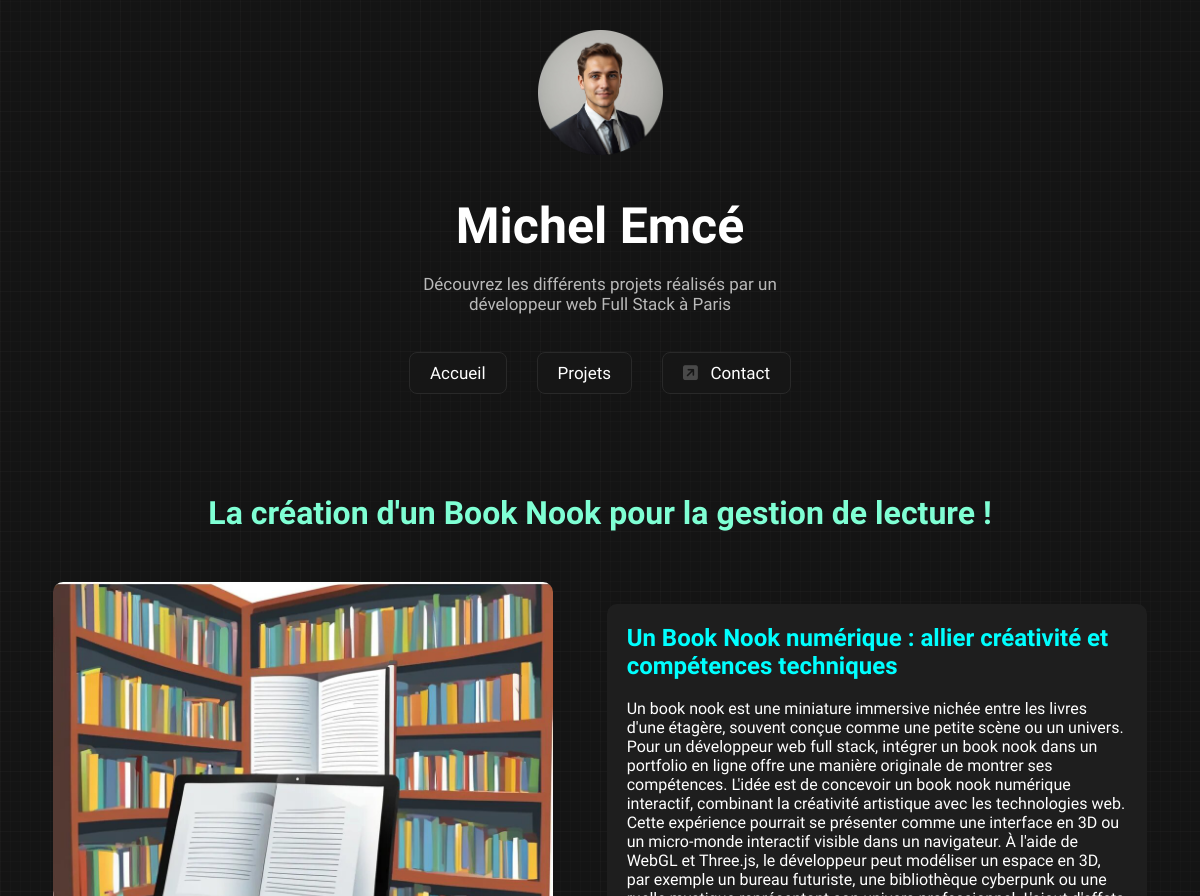
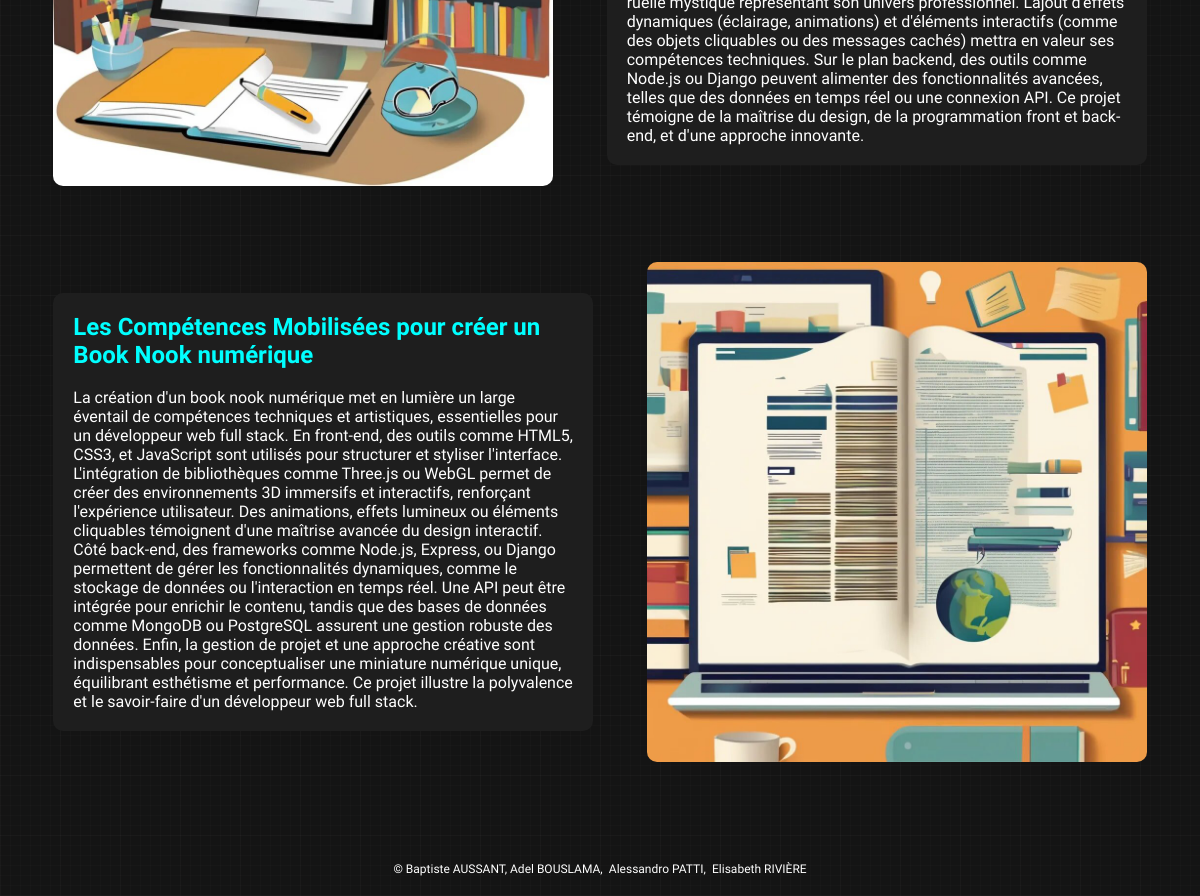
The app's page /projets.php?id=3 with its own data (2 pictures, top to bottom).
### tables this page shows
CREATE TABLE `projets` (
    `id` INT PRIMARY KEY AUTO_INCREMENT,
    `h1` TEXT,
    `img_1` TEXT,
    `h2_1` TEXT,
    `p_1` TEXT,
    `h2_2` TEXT,
    `p_2` TEXT,
    `img_2` TEXT
);

### variables.php (called while the page is built)
<?php
$projetsStatement = $mysqlClient->prepare('SELECT * FROM projets');
$projetsStatement->execute();
$projets = $projetsStatement->fetchAll();
?>

### fonction.php (called while the page is built, shortened)
<?php
if (isset($_GET['id'])) {
    $id = $_GET['id'];
}
?>

### projets.php (the view, shortened to what this page needs)
<?php
require_once(__DIR__ . '/databaseconnect.php');
require_once(__DIR__ . '/variables.php');
require_once(__DIR__ . '/fonction.php');
?>
<!DOCTYPE html>
<html lang="fr">
<head>
    <link rel="stylesheet" href="css/style.css">
    <link rel="stylesheet" href="css/descript-projets.css">
</head>
<body>
    <header>
        <div>
            <img src="image/photo.png" alt="tête">
            <br> <br> <br>
            <p class="name">Michel Emcé</p>
            <br>
            <p class="descript">Découvrez les différents projets réalisés par un <br> développeur web Full Stack à Paris
            </p>
        </div>
        <br><br>
        <nav>
            <a href="index.php">Accueil</a>
            <a href="index.php#projets">Projets</a>
            <a href="contact.html"><i class="fa-solid fa-square-arrow-up-right"></i>&nbsp;&nbsp;&nbsp;Contact</a>
        </nav>
    </header>
    <div class="all-content">
            <h1><?php echo $projets[$id]['h1']; ?></h1>
        <div class="content">
            <img src="<?php echo $projets[$id]['img_1']; ?>">
            <div class="text-content">
                <h2><?php echo $projets[$id]['h2_1']; ?></h2>
                <br>
                <p><?php echo $projets[$id]['p_1']; ?></p>
            </div>
        </div>
        <br><br><br><br>
        <div class="content">
            <div class="text-content">
                <h2><?php echo $projets[$id]['h2_2']; ?></h2>
                <br>
                <p><?php echo $projets[$id]['p_2']; ?></p>
            </div>
            <img src="<?php echo $projets[$id]['img_2']; ?>">
        </div>
    </div>
    <footer>
        <p class="copyright">&copy; <a href="https://www.linkedin.com/in/baptiste-aussant-7033b2259/"
                target="_blank">Baptiste AUSSANT</a>, Adel BOUSLAMA,&ensp;<a
                href="https://www.linkedin.com/in/alessandro-patti-76699632b/" target="_blank">Alessandro
                PATTI</a>,&ensp;<a href="https://www.linkedin.com/in/elisabethriviere/" target="_blank">Elisabeth
                RIVIÈRE</a></p>
    </footer>
</body>

### css/style.css (style rules this page uses)
html { font-family: "Funnel Display", sans-serif; background-image: repeating-linear-gradient(90deg, rgba(57, 56, 56, 0.09) 0px, rgba(57, 56, 56, 0.09) 1px, transparent 1px, transparent 60px), repeating-linear-gradient(0deg, rgba(57, 56, 56, 0.09) 0px, rgba(57, 56, 56, 0.09) 1px, transparent 1px, transparent 60px), repeating-linear-gradient(0deg, rgba(57, 56, 56, 0.09) 0px, rgba(57, 56, 56, 0.09) 1px, transparent 1px, transparent 10px), repeating-linear-gradient(90deg, rgba(57, 56, 56, 0.09) 0px, rgba(57, 56, 56, 0.09) 1px, transparent 1px, transparent 10px), linear-gradient(90deg, rgb(20, 20, 20), rgb(20, 20, 20)); color: white; }
header { position: relative; text-align: center; margin-top: 30px; }
header div img { width: 125px; }
header div .name { font-size: 50px; font-weight: bold; }
header div .descript { opacity: 0.7; font-size: 17px; }
header nav { display: flex; justify-content: center; }
header nav a { padding: 10px 20px; margin: 0 15px; color: white; border-radius: 8px; background-color: #161616; border-style: solid; border-width: 1.5px; border-color: #292929; cursor: pointer; font-size: 17px; font-weight: 500; }
.fa-square-arrow-up-right { color: #494949; }
.copyright { position: relative; left: 50%; transform: translate(-50%, 0); max-width: fit-content; font-size: 12px; margin-bottom: 20px; }
.copyright a { color: white; }

### css/descript-projets.css (style rules this page uses)
.all-content { display: flex; flex-direction: column; margin: 100px 0; }
.all-content h1 { text-align: center; margin-bottom: 50px; color: aquamarine; }
.content { display: flex; flex-direction: row; align-items: center; justify-content: space-evenly; }
.content img { width: 500px; border-radius: 10px; }
.text-content { background-color: #1e1e1e; border-radius: 10px; padding: 20px; width: 500px; }
.text-content h2 { color: aqua; }

### records on screen
projets: h1 "La création d'un Book Nook pour la gestion de lecture !", img_1 (picture), h2_1 "Un Book Nook numérique : allier créativité et compétences techniques", p_1 "Un book nook est une miniature immersive nichée entre les livres d'une étagère, souvent conçue comme une petite scène ou un univers. Pour un développeur web full stack, intégrer un book nook dans un portfolio en ligne offre une manière originale de montrer ses compétences. L'idée est de concevoir un book nook numérique interactif, combinant la créativité artistique avec les technologies web. Cette expérience pourrait se présenter comme une interface en 3D ou un micro-monde interactif visible dans un navigateur. À l'aide de WebGL et Three.js, le développeur peut modéliser un espace en 3D, par exemple un bureau futuriste, une bibliothèque cyberpunk ou une ruelle mystique représentant son…", h2_2 "Les Compétences Mobilisées pour créer un Book Nook numérique", p_2 "La création d'un book nook numérique met en lumière un large éventail de compétences techniques et artistiques, essentielles pour un développeur web full stack. En front-end, des outils comme HTML5, CSS3, et JavaScript sont utilisés pour structurer et styliser l'interface. L'intégration de bibliothèques comme Three.js ou WebGL permet de créer des environnements 3D immersifs et interactifs, renforçant l'expérience utilisateur. Des animations, effets lumineux ou éléments cliquables témoignent d'une maîtrise avancée du design interactif. Côté back-end, des frameworks comme Node.js, Express, ou Django permettent de gérer les fonctionnalités dynamiques, comme le stockage de données ou…", img_2 (picture)
